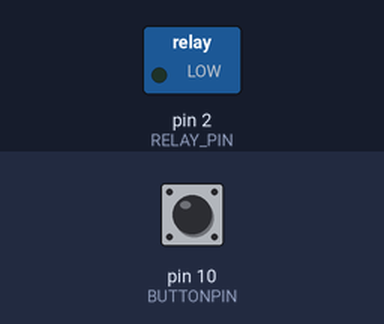
The sketch below on a simulated Arduino Uno, built with avr-gcc and run on an emulated ATmega328P. Parts: switched loads named in the sketch (green lamp = pin HIGH). Inputs (shaded band) come from the test bench; at power-on: pin 10 (BUTTONPIN) LOW.

Above: at 18.0 s.
18.1 s: pin 10 (BUTTONPIN) pulled HIGH for 3 s
At 20.8 s:
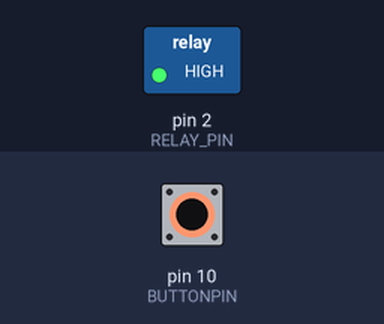
Timing chart, 0 to 22.6 s (numbered marks = the images above; inputs shaded):
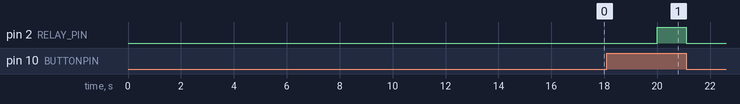

Measured:
- after the input at 18.1 s, pin 2 (RELAY_PIN): LOW → HIGH after 1.9 s, → LOW 1.1 s later

The sketch:

golf_cup.ino
```cpp
/* This is the code for the golf cup challenge.
 *
 * More info about this can be found in the projects README.md
 *
 * Here is a link to a detailed pinout for this Arduino:
 * https://www.arduino.cc/en/uploads/Main/ArduinoMicro_Pinout3.png
 */
const int RELAY_PIN = 2;
const int BUTTONPIN = 10;

void setup() {
  pinMode(RELAY_PIN, OUTPUT);
  pinMode(BUTTONPIN, INPUT);
}

void loop() {
 // read the state of the pushbutton value:
 int buttonState;
 buttonState = digitalRead(BUTTONPIN);

  if (buttonState == HIGH) {
    // turn the light off
    digitalWrite(RELAY_PIN, HIGH);
  } else {
    // Turn on the light on
    digitalWrite(RELAY_PIN, LOW);
    // Wait for 10 seconds
    delay(10000);
  }

}
```
